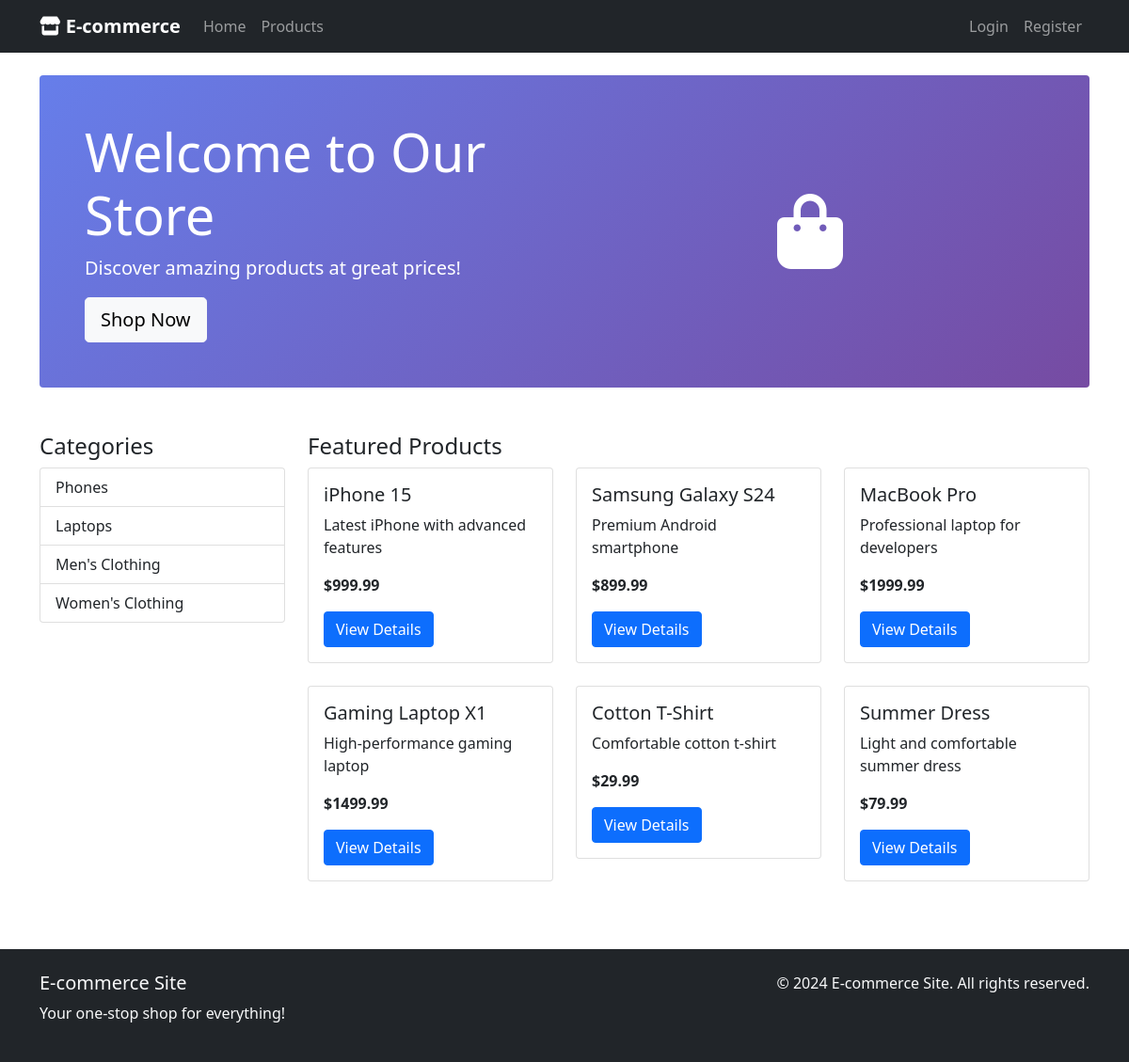
The page / on the database its author committed.
### categories/models.py (models this page shows, shortened)
class Category(MPTTModel):
    name = models.CharField(max_length=200)
    slug = models.SlugField(max_length=200, unique=True)
    parent = TreeForeignKey('self', on_delete=models.CASCADE, null=True, blank=True, related_name='children')
    class MPTTMeta:
        order_insertion_by = ['name']
    class Meta:
        verbose_name_plural = 'categories'

### products/models.py (models this page shows, shortened)
class Product(models.Model):
    sku = models.CharField(max_length=64, unique=True, blank=True)
    name = models.CharField(max_length=255)
    description = models.TextField(blank=True)
    price = models.DecimalField(max_digits=12, decimal_places=2)
    categories = models.ManyToManyField(Category, related_name='products')
    created_at = models.DateTimeField(auto_now_add=True)

### frontend/views.py (the view)
# urls.py: path('', views.HomeView.as_view(), name='home'),
class HomeView(TemplateView):
    template_name = 'frontend/home.html'
    def get_context_data(self, **kwargs):
        context = super().get_context_data(**kwargs)
        context['featured_products'] = Product.objects.all()[:6]
        context['categories'] = Category.objects.filter(level=1)
        return context

### templates/frontend/home.html (shortened to what this page needs)
{% extends 'base.html' %}
{% block content %}
<div class="hero-section bg-primary text-white p-5 rounded mb-5">
    <div class="row align-items-center">
        <div class="col-md-6">
            <h1 class="display-4">Welcome to Our Store</h1>
            <p class="lead">Discover amazing products at great prices!</p>
            <a href="{% url 'frontend:product_list' %}" class="btn btn-light btn-lg">Shop Now</a>
        </div>
        <div class="col-md-6 text-center">
            <i class="fas fa-shopping-bag fa-5x"></i>
        </div>
    </div>
</div>
<div class="row">
    <div class="col-md-3">
        <h4>Categories</h4>
        <div class="list-group">
            {% for category in categories %}
                <a href="{% url 'frontend:product_list' %}?category={{ category.id }}"
                   class="list-group-item list-group-item-action">
                    {{ category.name }}
                </a>
            {% endfor %}
        </div>
    </div>
    <div class="col-md-9">
        <h4>Featured Products</h4>
        <div class="row">
            {% for product in featured_products %}
                <div class="col-md-4 mb-4">
                    <div class="card">
                        <div class="card-body">
                            <h5 class="card-title">{{ product.name }}</h5>
                            <p class="card-text">{{ product.description|truncatewords:10 }}</p>
                            <p class="card-text"><strong>${{ product.price }}</strong></p>
                            <a href="{% url 'frontend:product_detail' product.pk %}" class="btn btn-primary">View Details</a>
                        </div>
                    </div>
                </div>
            {% endfor %}
        </div>
    </div>
</div>
{% endblock %}

### templates/base.html (shortened to what this page needs)
<!DOCTYPE html>
<html lang="en">
<head>
    <link href="https://cdn.jsdelivr.net/npm/bootstrap@5.1.3/dist/css/bootstrap.min.css" rel="stylesheet">
    <link href="https://cdnjs.cloudflare.com/ajax/libs/font-awesome/6.0.0/css/all.min.css" rel="stylesheet">
    {% load static %}
    <link href="{% static 'css/custom.css' %}" rel="stylesheet">
</head>
<body class="d-flex flex-column min-vh-100">
    <nav class="navbar navbar-expand-lg navbar-dark bg-dark">
        <div class="container">
            <a class="navbar-brand" href="{% url 'frontend:home' %}">
                <i class="fas fa-store"></i> E-commerce
            </a>
            <div class="collapse navbar-collapse" id="navbarNav">
                <ul class="navbar-nav me-auto">
                    <li class="nav-item">
                        <a class="nav-link" href="{% url 'frontend:home' %}">Home</a>
                    </li>
                    <li class="nav-item">
                        <a class="nav-link" href="{% url 'frontend:product_list' %}">Products</a>
                    </li>
                </ul>
                <ul class="navbar-nav">
                    {% if user.is_authenticated %}
                        {% if user.is_superuser %}
                            <li class="nav-item">
                                <a class="nav-link" href="{% url 'frontend:admin_dashboard' %}">
                                    <i class="fas fa-tachometer-alt"></i> Admin
                                </a>
                            </li>
                        {% else %}
                            <li class="nav-item">
                                <a class="nav-link" href="{% url 'frontend:cart' %}">
                                    <i class="fas fa-shopping-cart"></i> Cart
                                </a>
                            </li>
                            <li class="nav-item">
                                <a class="nav-link" href="{% url 'frontend:user_orders' %}">Orders</a>
                            </li>
                        {% endif %}
                        <li class="nav-item dropdown">
                            <a class="nav-link dropdown-toggle" href="#" id="navbarDropdown" role="button" data-bs-toggle="dropdown">
                                <i class="fas fa-user"></i> {{ user.display_name|default:user.username }}
                            </a>
                            <ul class="dropdown-menu">
                                <li><a class="dropdown-item" href="{% url 'frontend:logout' %}">Logout</a></li>
                            </ul>
                        </li>
                    {% else %}
                        <li class="nav-item">
                            <a class="nav-link" href="{% url 'frontend:login' %}">Login</a>
                        </li>
                        <li class="nav-item">
                            <a class="nav-link" href="{% url 'frontend:register' %}">Register</a>
                        </li>
                    {% endif %}
                </ul>
            </div>
        </div>
    </nav>
    <main class="container mt-4 flex-grow-1">
        {% block content %}{% endblock %}
    </main>
    <footer class="bg-dark text-light mt-5 py-4">
        <div class="container">
            <div class="row">
                <div class="col-md-6">
                    <h5>E-commerce Site</h5>
                    <p>Your one-stop shop for everything!</p>
                </div>
                <div class="col-md-6 text-end">
                    <p>&copy; 2024 E-commerce Site. All rights reserved.</p>
                </div>
            </div>
        </div>
    </footer>
</body>
</html>

### static/css/custom.css (style rules this page uses)
.hero-section { background: linear-gradient(135deg, #667eea 0%, #764ba2 100%); }
.card { transition: transform 0.2s; }
.navbar-brand { font-weight: bold; }

### rows shown on the page
Category: name "Phones"
Category: name "Laptops"
Category: name "Men's Clothing"
Category: name "Women's Clothing"
Product: name "iPhone 15", description "Latest iPhone with advanced features", price "999.99"
Product: name "Samsung Galaxy S24", description "Premium Android smartphone", price "899.99"
Product: name "MacBook Pro", description "Professional laptop for developers", price "1999.99"
Product: name "Gaming Laptop X1", description "High-performance gaming laptop", price "1499.99"
Product: name "Cotton T-Shirt", description "Comfortable cotton t-shirt", price "29.99"
Product: name "Summer Dress", description "Light and comfortable summer dress", price "79.99"
